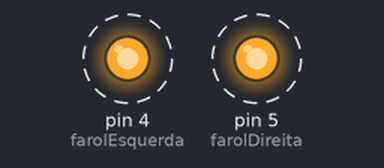
Bench run of a sketch on a simulated Arduino Uno, built with avr-gcc and run on an emulated ATmega328P. Shown: output pins drawn as LEDs (lit = HIGH). Dashed ring = blinking.

Above: at 0.5 s.
Timing chart, 0 to 4.6 s (numbered marks = the images above):
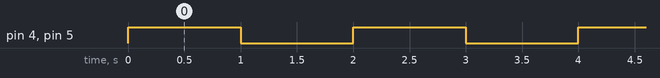

Measured:
- by itself, pin 4 (farolEsquerda), pin 5 (farolDireita): alternates HIGH for 1.0 s and LOW for 1.0 s

The sketch:

AcenderFarois.ino
```cpp
int farolEsquerda = 4;
int farolDireita = 5;
// integer variable led is declared

void setup() {                  // the setup() method is executed only once
  pinMode(farolEsquerda, OUTPUT);         // the led PIN is declared as digital output
  pinMode(farolDireita, OUTPUT);         // the led PIN is declared as digital output
}

void loop() {                   // the loop() method is repeated
  digitalWrite(farolEsquerda, HIGH);      // switching on the led
  digitalWrite(farolDireita, HIGH);      // switching on the led
  delay(1000);                  // stopping the program for 1000 milliseconds
  digitalWrite(farolEsquerda, LOW);       // switching off the led
  digitalWrite(farolDireita, LOW);       // switching off the led
  delay(1000);                  // stopping the program for 1000 milliseconds
}
```
